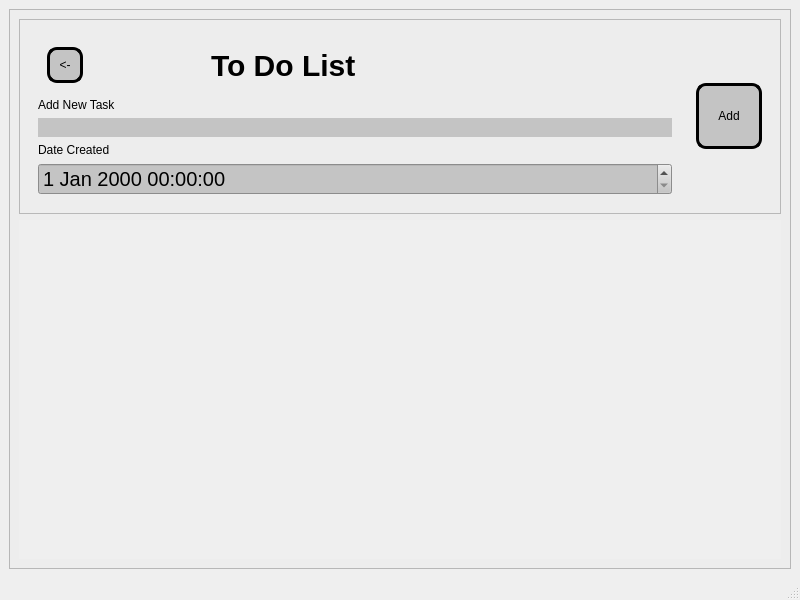
<?xml version="1.0" encoding="UTF-8"?>
<ui version="4.0">
 <class>MainWindow</class>
 <widget class="QMainWindow" name="MainWindow">
  <property name="geometry">
   <rect>
    <x>0</x>
    <y>0</y>
    <width>800</width>
    <height>600</height>
   </rect>
  </property>
  <property name="windowTitle">
   <string>MainWindow</string>
  </property>
  <property name="styleSheet">
   <string notr="true"/>
  </property>
  <widget class="QWidget" name="centralwidget">
   <property name="styleSheet">
    <string notr="true">#centralwidget {
color: rgb(112, 112, 112);
}</string>
   </property>
   <layout class="QVBoxLayout" name="verticalLayout">
    <item>
     <widget class="QFrame" name="ContentFrame">
      <property name="styleSheet">
       <string notr="true">#ContentFrame{

width: 546px;
height: 894px;
left: -86px;
top: -52px;
background: #EDEDED;
/*
background:   qlineargradient(spread:pad, x1:0, y1:0, x2:1, y2:0, stop:0 rgb(255, 189, 124), stop:1 rrgb(0, 0, 0))
*/
}</string>
      </property>
      <property name="frameShape">
       <enum>QFrame::StyledPanel</enum>
      </property>
      <property name="frameShadow">
       <enum>QFrame::Raised</enum>
      </property>
      <layout class="QVBoxLayout" name="verticalLayout_2">
       <item>
        <widget class="QFrame" name="AddToDoList">
         <property name="styleSheet">
          <string notr="true">#ToDoAppsClass #AddToDoList {
border: 0;
background-color: 1px solid qlineargradient(x1: 0, y1: 0, x2: 0, y2: 1, stop: 0 #1eacfa, stop: 0.5 #71889c, stop: 1.0 #1eacfa);;

}</string>
         </property>
         <property name="frameShape">
          <enum>QFrame::StyledPanel</enum>
         </property>
         <property name="frameShadow">
          <enum>QFrame::Raised</enum>
         </property>
         <layout class="QHBoxLayout" name="horizontalLayout_2">
          <item>
           <widget class="QFrame" name="AddLeft">
            <property name="styleSheet">
             <string notr="true">#AddLeft {
border: 0;
}</string>
            </property>
            <property name="frameShape">
             <enum>QFrame::StyledPanel</enum>
            </property>
            <property name="frameShadow">
             <enum>QFrame::Raised</enum>
            </property>
            <layout class="QVBoxLayout" name="verticalLayout_3">
             <item>
              <widget class="QFrame" name="TitleBarFrame">
               <property name="styleSheet">
                <string notr="true">#TitleBarFrame {
border: 0;
/*
background: qlineargradient(spread:pad, x1:0, y1:0, x2:1, y2:0, stop:0 rgb(255, 189, 124), stop:1 rrgb(0, 0, 0));
*/
background: #EDEDED;
border-radius: 10px;


}
</string>
               </property>
               <property name="frameShape">
                <enum>QFrame::StyledPanel</enum>
               </property>
               <property name="frameShadow">
                <enum>QFrame::Raised</enum>
               </property>
               <layout class="QHBoxLayout" name="horizontalLayout">
                <item>
                 <widget class="QPushButton" name="backBtn">
                  <property name="styleSheet">
                   <string notr="true">#backBtn{
width: 30px;
height: 30px;
border-radius: 10px;
border: 3px;


border-style: outset;

background-color: #C4C4C4;

color: black;
font: 15pt &quot;Verdana&quot;;
}

#backBtn::disabled {
background-color: #aaaaaa;
border-color: #aaaaaa;
color: #aaaaaa;
}

#backBtn:hover {
background-color: blue;
border-color: blue;
color: white;
}

#backBtn:pressed {
background-color: #aaaaaa;
}

#backBtn:checked {
background-color: #1eacfa;
border-color: #16587d;
}
</string>
                  </property>
                  <property name="text">
                   <string>&lt;-</string>
                  </property>
                 </widget>
                </item>
                <item>
                 <spacer name="horizontalSpacer">
                  <property name="orientation">
                   <enum>Qt::Horizontal</enum>
                  </property>
                  <property name="sizeHint" stdset="0">
                   <size>
                    <width>121</width>
                    <height>20</height>
                   </size>
                  </property>
                 </spacer>
                </item>
                <item>
                 <widget class="QLabel" name="label">
                  <property name="styleSheet">
                   <string notr="true">#label {
position: absolute;
width: 330px;
height: 121px;
left: 30px;
top: 143px;

font-family: 'Inter';
font-style: normal;
font-weight: 700;
font-size: 30px;
line-height: 140%;
/* or 45px */


color: #000000;
}</string>
                  </property>
                  <property name="text">
                   <string>To Do List</string>
                  </property>
                 </widget>
                </item>
                <item>
                 <spacer name="horizontalSpacer_2">
                  <property name="orientation">
                   <enum>Qt::Horizontal</enum>
                  </property>
                  <property name="sizeHint" stdset="0">
                   <size>
                    <width>307</width>
                    <height>20</height>
                   </size>
                  </property>
                 </spacer>
                </item>
               </layout>
              </widget>
             </item>
             <item>
              <widget class="QLabel" name="NewTaskText">
               <property name="styleSheet">
                <string notr="true">#NewTaskText {

color: black;
border: 1px;
border-radius: 20px;
border-color: white;
}</string>
               </property>
               <property name="text">
                <string>Add New Task</string>
               </property>
              </widget>
             </item>
             <item>
              <widget class="QLineEdit" name="NewTaskLineEdit">
               <property name="styleSheet">
                <string notr="true">#NewTaskLineEdit {
/*
background: #C4C4C4;
*/
background: #C4C4C4;
color: black;
border-color: black;
border-top: 5px;
border-botom: 5px;

font-family: &quot;Inter&quot;;
font-style: normal;
font-weight: 300;
font-size: 14px;
}</string>
               </property>
              </widget>
             </item>
             <item>
              <widget class="QLabel" name="NewDateText">
               <property name="styleSheet">
                <string notr="true">#NewDateText {
color: black;
}</string>
               </property>
               <property name="text">
                <string>Date Created</string>
               </property>
              </widget>
             </item>
             <item>
              <widget class="QDateTimeEdit" name="dateTimeEdit">
               <property name="styleSheet">
                <string notr="true">#dateTimeEdit {
/*
background:   qlineargradient(spread:pad, x1:0, y1:0, x2:1, y2:0, stop:0 rgb(255, 189, 124), stop:1 rrgb(0, 0, 0));
*/
background: #C4C4C4;
color: black;
font: 15pt;

border-color: black;
}

</string>
               </property>
              </widget>
             </item>
            </layout>
           </widget>
          </item>
          <item>
           <widget class="QFrame" name="AddRight">
            <property name="styleSheet">
             <string notr="true">#AddRight {
border: 0;
}</string>
            </property>
            <property name="frameShape">
             <enum>QFrame::StyledPanel</enum>
            </property>
            <property name="frameShadow">
             <enum>QFrame::Raised</enum>
            </property>
            <layout class="QVBoxLayout" name="verticalLayout_4">
             <item>
              <widget class="QPushButton" name="AddNewBtn">
               <property name="styleSheet">
                <string notr="true">#AddNewBtn{
width: 60px;
height: 60px;
border-radius: 10px;
border: 3px;
/*
border-color: rgb(255, 255, 255);
*/
border-style: outset;

/*
background-color: #C4C4C4;

background-color: rgba(255, 255, 255, 0);
*/
background-color: #C4C4C4;
color: black;
font: 20pt &quot;Verdana&quot;;
}

#AddNewBtn::disabled {
background-color: rgb(170, 30, 48);
border-color: rgb(255, 242, 28);
color: rgb(255, 46, 48);
}

#AddNewBtn:hover {
background-color: green;
border-color: green;
color: white;
}

#AddNewBtn:pressed {
background-color: #aaaaaa;
}

#AddNewBtn:checked {
background-color: #1eacfa;
border-color: #16587d;
}
</string>
               </property>
               <property name="text">
                <string>Add</string>
               </property>
              </widget>
             </item>
            </layout>
           </widget>
          </item>
         </layout>
        </widget>
       </item>
       <item>
        <widget class="QScrollArea" name="AllNewTasks">
         <property name="styleSheet">
          <string notr="true">#AllNewTasks {
border: 0;
}</string>
         </property>
         <property name="widgetResizable">
          <bool>true</bool>
         </property>
         <widget class="QWidget" name="AllNewTasksContents">
          <property name="geometry">
           <rect>
            <x>0</x>
            <y>0</y>
            <width>762</width>
            <height>340</height>
           </rect>
          </property>
          <layout class="QVBoxLayout" name="verticalLayout_5">
           <item>
            <spacer name="verticalSpacer">
             <property name="orientation">
              <enum>Qt::Vertical</enum>
             </property>
             <property name="sizeHint" stdset="0">
              <size>
               <width>20</width>
               <height>319</height>
              </size>
             </property>
            </spacer>
           </item>
          </layout>
         </widget>
        </widget>
       </item>
      </layout>
     </widget>
    </item>
   </layout>
  </widget>
  <widget class="QStatusBar" name="statusbar"/>
 </widget>
 <resources/>
 <connections/>
</ui>
